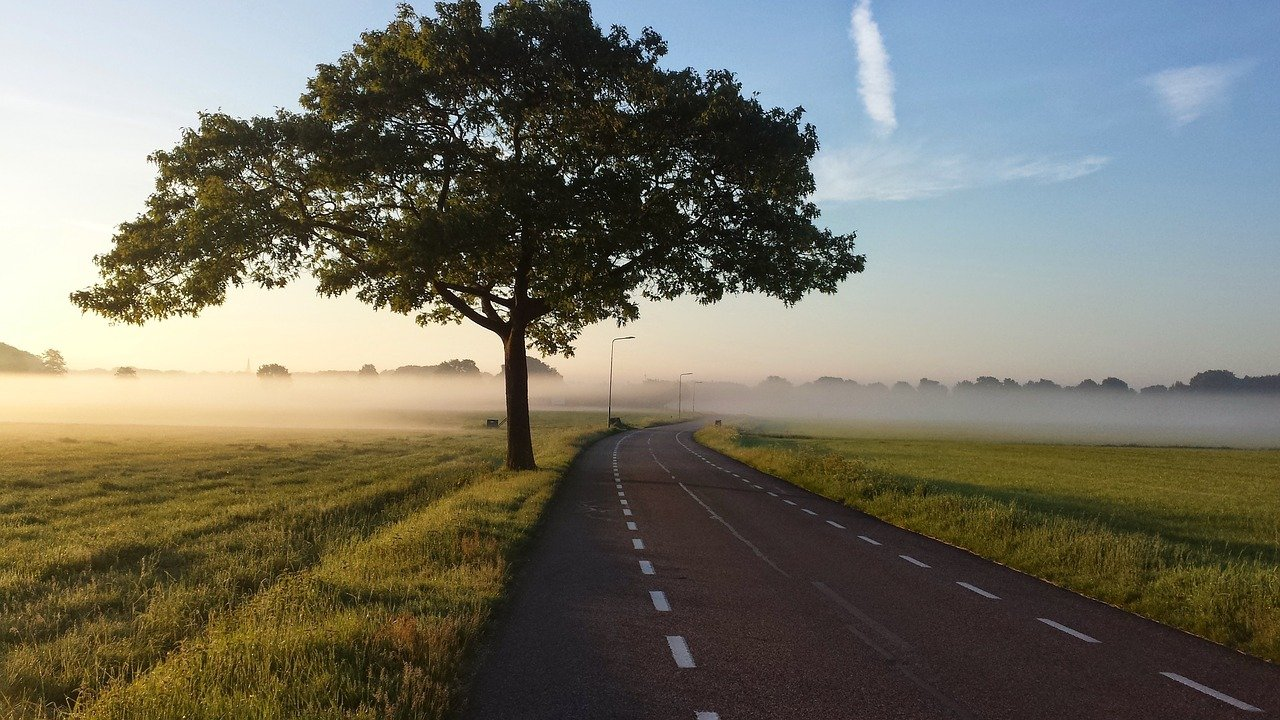
#> input picture OpenCV101/road2.jpg, 1280 x 720 px
$ python DrawingonImagewithOpenCV.py
#> lines starting #> are read from the running program, lines starting #| are printed output that depends on the picture
import cv2 as cv
import numpy as np
import argparse

#construct the aregument parser and parse the argument
ap = argparse.ArgumentParser()
ap.add_argument('-i', '--image', type=str, default= 'road2.jpg',
                help = 'path to input image')
args = vars(ap.parse_args())

#load the input image
image = cv.imread(args['image'])
#> image is the input picture: shape (720, 1280, 3); mean B, G, R 101.7, 114.6, 116.3

#draw a circle, 2 filled in circles and one rectangle
cv.circle(image, (150, 100), 100, (0,255,255), 3)
cv.circle(image, (250, 300), 100, (255,0,255), -1)
cv.circle(image, (550, 600), 100, (255,255,0), -1)
cv.rectangle(image, (450, 100), (800, 450), (0, 255, 0), -1)
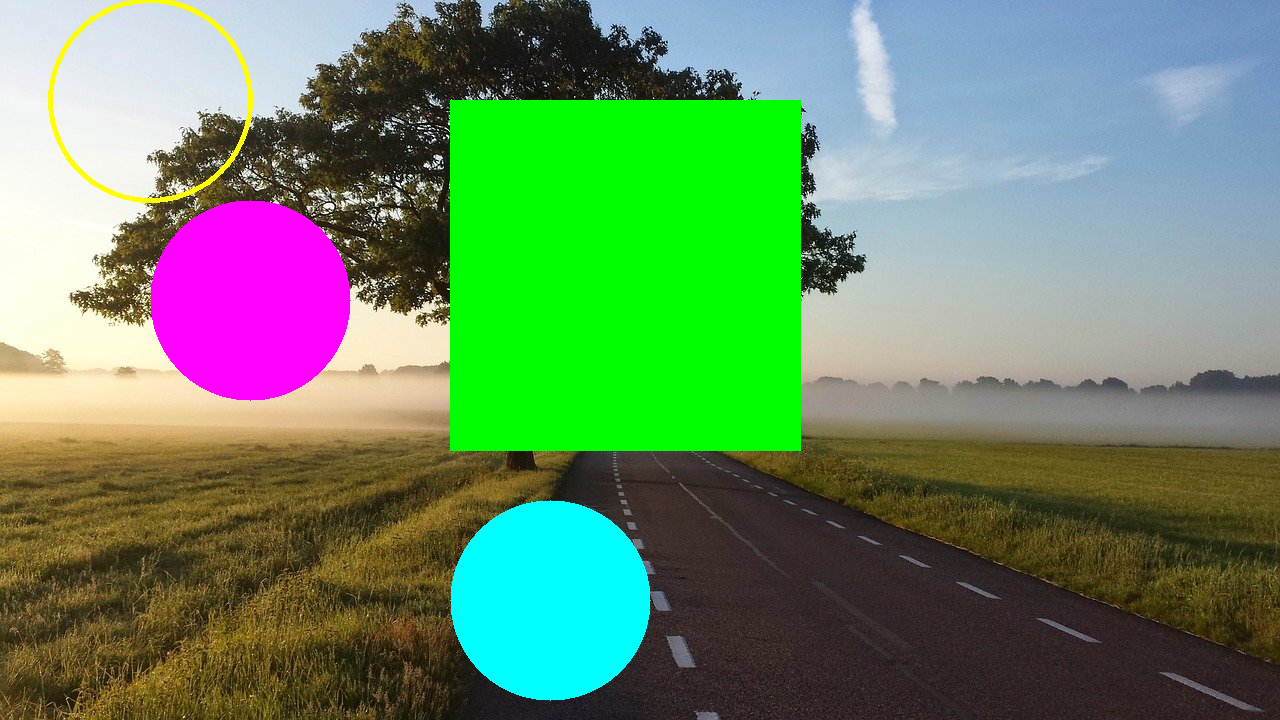
#> image: shape (720, 1280, 3); mean B, G, R 102.5, 138.5, 104.9

#display image
cv.imshow('Image', image)
cv.waitKey(0)
cv.destroyAllWindows()

$ run again, with OpenCV101/road3.jpg copied over OpenCV101/road2.jpg
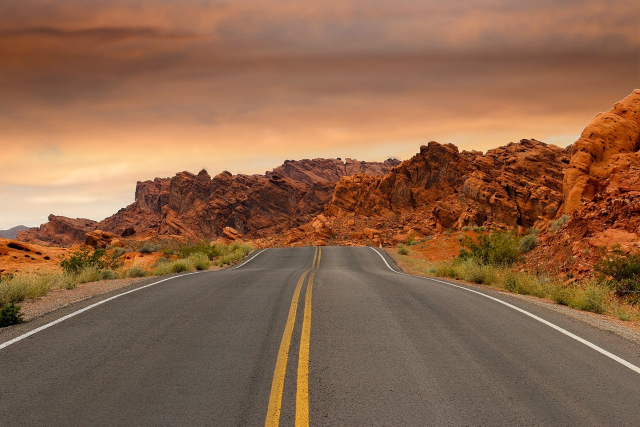
#> input picture OpenCV101/road3.jpg, 1280 x 853 px (shown at 1/2 size)
#> image is the input picture: shape (853, 1280, 3); mean B, G, R 75.2, 102, 141.2
#> `cv.rectangle(image, (450, 100), (800, 450), (0, 255, 0), -1)`:
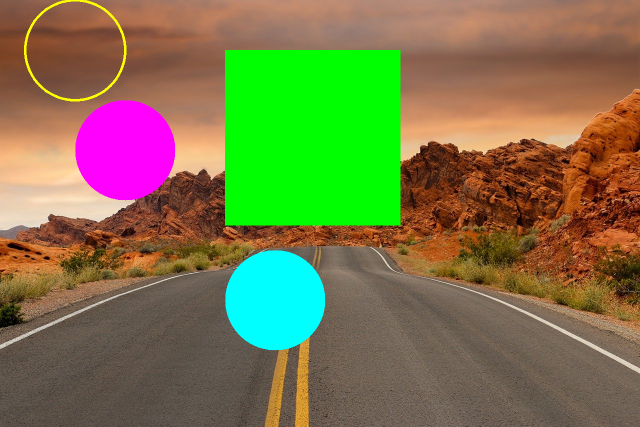
#> image: shape (853, 1280, 3) (shown at 1/2 size); mean B, G, R 74.6, 118.5, 121

$ run again, with OpenCV101/00.jpg copied over OpenCV101/road2.jpg
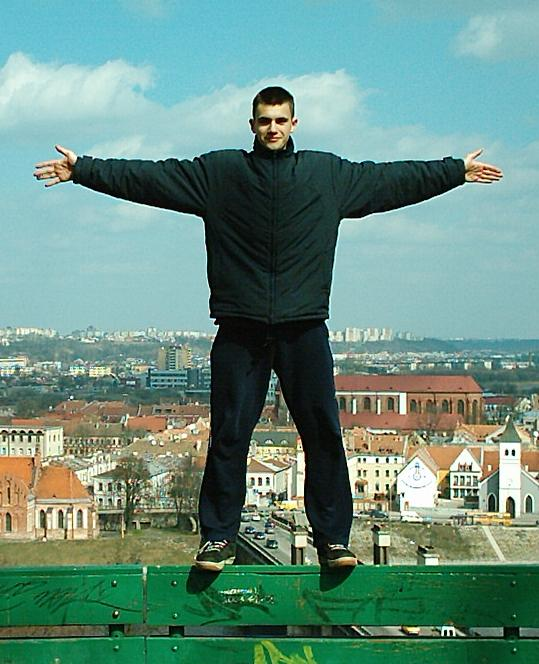
#> input picture OpenCV101/00.jpg, 539 x 664 px
#> image is the input picture: shape (664, 539, 3); mean B, G, R 129.2, 142.4, 105.3
#> `cv.rectangle(image, (450, 100), (800, 450), (0, 255, 0), -1)`:
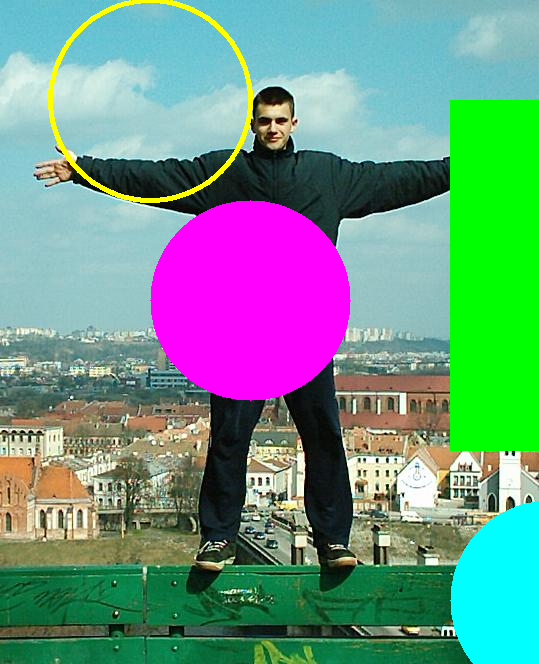
#> image: shape (664, 539, 3); mean B, G, R 135.6, 149.1, 110.4
